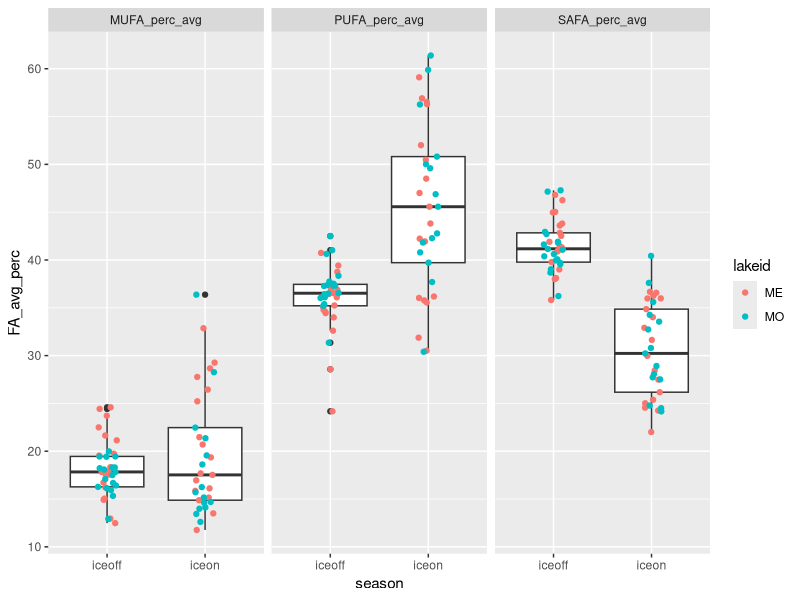
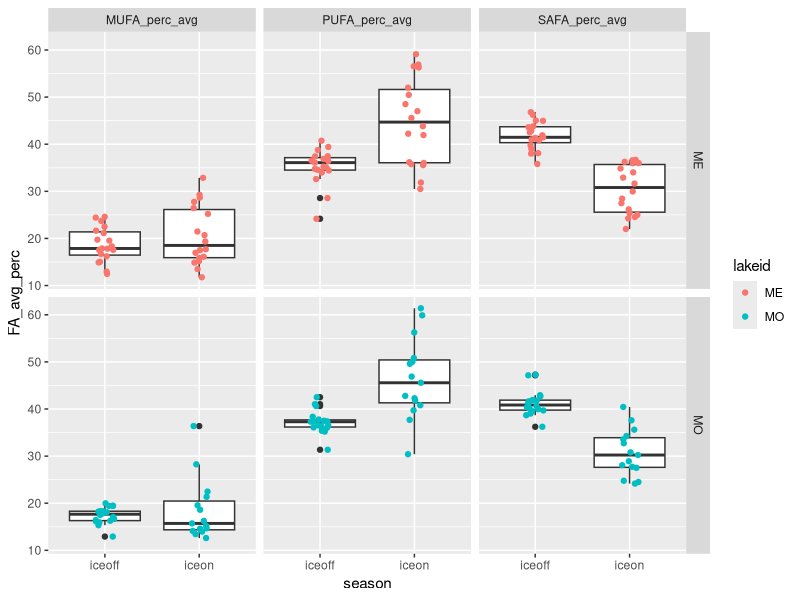
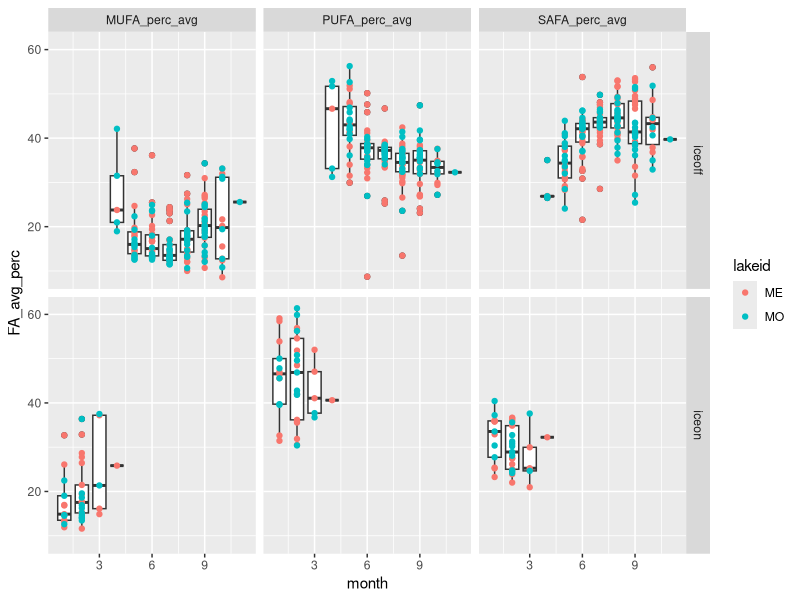
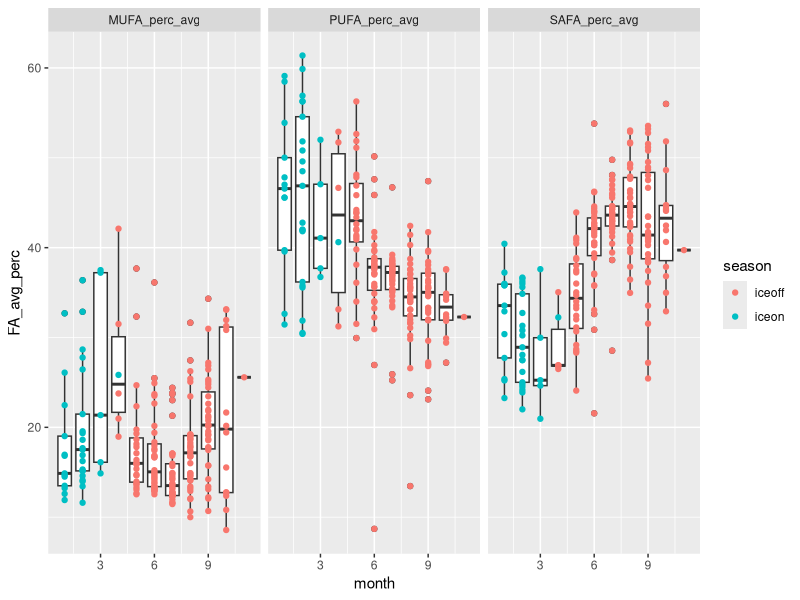
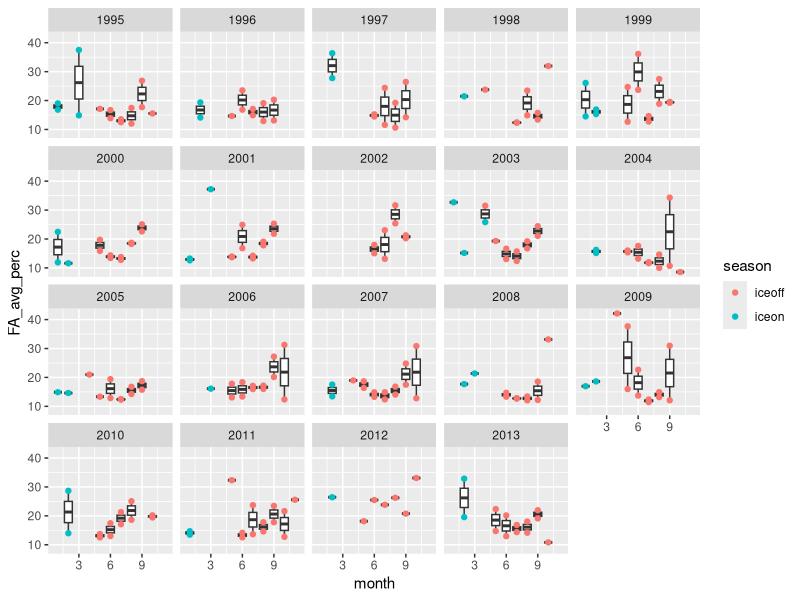
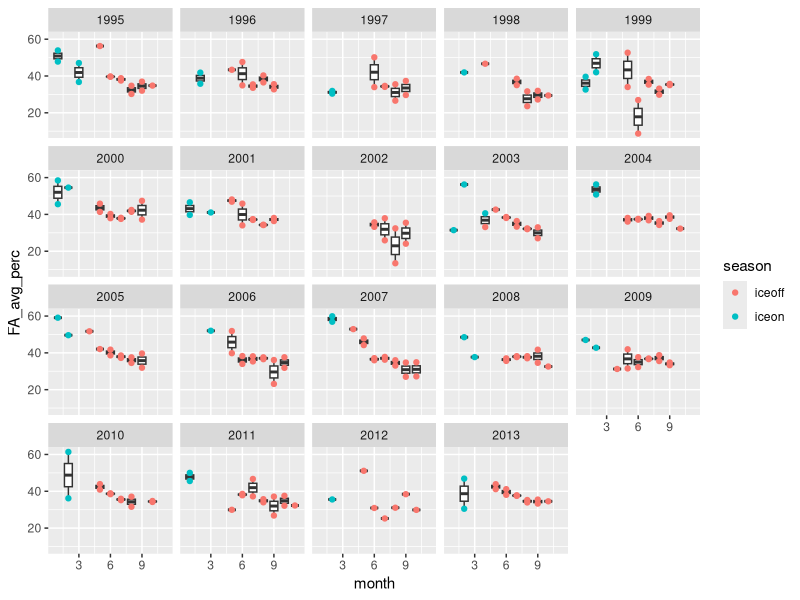
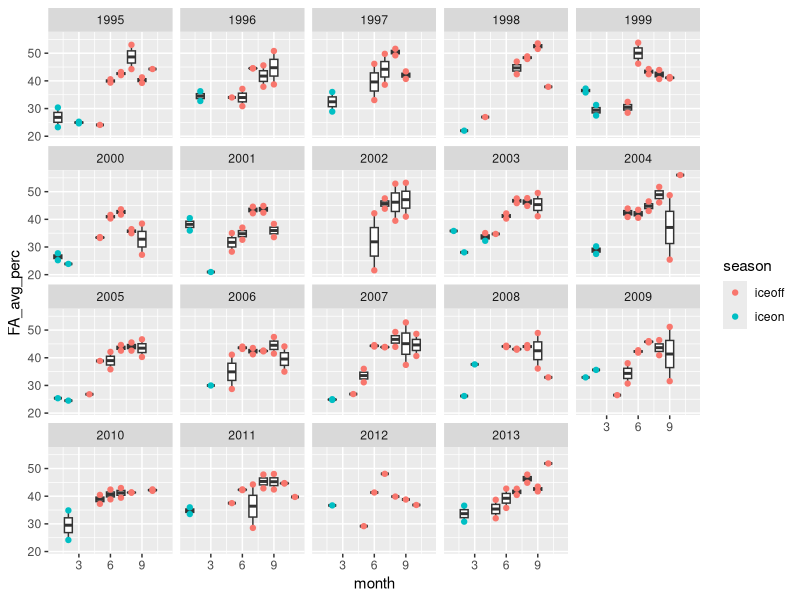

Reproduce these figures in R, in order.
# ============================================================== #
## ========================= OVERVIEW ========================= ##
# ============================================================== #

# Looking at iceon/iceoff community FA profiles
# Only using Lakes Mendota and Monona from LTER,
# as they have equivalent iceon/iceoff paired data
# Using AG PLoS paper FA dataset, with some aggregation/crosswalking
# to match LTER data.

# ============================================================== #
## =================== DATA WRANGLING STEPS =================== ##
# ============================================================== #

# 1) LTER data - read in, format dates, keep only ME/MO
# 2) read in iceon/iceoff data (ecology letters paper)
# 3) tag LTER data with season, keep only iceon/iceoff
# 4) aggregate LTER samples to month (mean taxa biomass by lake/year/month)
# 5) identify genera <5% of any sample - remove these genera
# 6) calculate dry weight (20% of wet weight)
# 7) read in FA PLoS data - keep freshwater, proportion data
# --> 7.5) fix FA/LTER group/division matches (see crosswalk.xlsx)
# 8) aggregate FA to genus and division level profiles
# 9) aggregate biomass to genus level
# 10) tag LTER data with whether has matching division/Group or genus in FA data
# 11) merge LTER with FA data (genus, division, NA matches)
# 12) weight FA data by biomass dry weight / total biomass 
#     (genus-level FA, independent of biomass)
# 13) aggregated weighted to community level 



# ============================================================== #
## ====================== SCRIPT BEGINS ======================= ##
# ============================================================== #

#load packages
library(dplyr)
library(reshape2)
library(tidyr)
library(lubridate)
library(vegan)
library(RColorBrewer)
library(ggplot2)

# ============================================================================
# ----> read in LTER phyto data

#read in, format dates so can stack ok 

madison <- read.csv("../Data/ntl88_v7.csv", stringsAsFactors = FALSE) %>% 
  mutate(date = as.Date(sampledate, format = "%m/%d/%Y")) %>% 
  select(-sampledate)

#only madison lakes have matching iceon/iceoff data
lter_lakes <- madison %>% 
  filter(lakeid %in% c("MO", "ME"))

#keep only necessary files
lter_lakes <- lter_lakes %>% 
  mutate(month = month(date),
         year = year(date)) %>% 
  select(lakeid, year, month, date, sta, depth_range, 
         division, genus, taxa_name, biomass_conc)

#=============================================================================
# ----> read in under ice data, for ice on/off timing
seasons_orig <- read.csv("../Data/under_ice_data.csv", stringsAsFactors = FALSE)

#keep only wisconsin, cols of interest, make start and end full dates
seasons_wisc <- seasons_orig %>% 
  filter(lakeregloc == "Wisconsin") %>% 
  select(year, season, lakename, lakeregloc, 
         startday, startmonth, startyear, 
         endday, endmonth, endyear) %>% #, 
  #iceduration, periodn, photicdepth, 
  #icedepth, snowdepth, airtemp) %>% 
  mutate(startmonum = match(startmonth, month.abb),
         endmonum = match(endmonth, month.abb)) %>% 
  mutate(startdate = paste(startyear, startmonum, startday, sep = "-"),
         enddate = paste(endyear, endmonum, endday, sep = "-"))

#unique(seasons_wisc$lakename)
#unique(lter_lakes$lakeid) %>% sort()

#make lakeid to match
seasons_lakes <- seasons_wisc %>% 
  mutate(lakeid = ifelse(lakename == "Lake Mendota", "ME", NA),
         lakeid = ifelse(lakename == "Lake Monona", "MO", lakeid)) %>% 
  select(season, lakeid, year, startdate, enddate) %>% 
  filter(lakeid %in% c("ME", "MO"))

# Note: we are losing the 2014/2015/2016 data by using this to subset
# we may want to go back to raw LTER ice data to get 2014/2015/2016 iceon/iceoff dates

#=============================================================================
# ----> LTER ice duration data (for seasons)

#this gets the ice, but we don't have the summer stratified period
#(which is problematic...)

#read in LTER ice duration data
duration <- read.csv("../Data/ntl33_v4.csv", stringsAsFactors = FALSE)

#look like what we need
head(duration)

#keep only relevant info
duration_relevant <- duration %>%
  #only interested in Mendota, Monona
  filter(lakeid %in% c("ME", "MO")) %>% 
  #can narrow down year range
  filter(year4 >= 1990)

#not sure what to do about this

#=============================================================================
# ----> tag data with season

lter_dates_only <- lter_lakes %>% 
  select(lakeid, year, date) %>% 
  unique() %>% 
  rename(sample_year = year) %>% 
  arrange(lakeid, sample_year)

#make seasons wide format to can have column "start", "sample", and "end" dates
seasons_lakes_wide <- seasons_lakes %>% 
  melt(id.vars = c("lakeid", "year", "season"), variable.name = "category", value.name = "date") %>% 
  mutate(seasons_category = paste(season, category, sep = "_")) %>% 
  select(-season, -category) %>% 
  dcast(lakeid + year ~ seasons_category, value.var = "date") %>% 
  rename(winter_yr = year) %>% 
  select(lakeid, winter_yr, iceon_startdate, iceon_enddate, iceoff_startdate, iceoff_enddate)

#we're only interested in iceon/iceoff
#(looking at ice vs stratified patterns in FA)

lter_seasons_pre <- merge(lter_dates_only, seasons_lakes_wide,
                      by = c("lakeid"), all.x = TRUE) %>% 
  #tag seasons with iceon/iceoff (NA if not fall within start/end dates)
  mutate(season = ifelse(date >= iceon_startdate & date <= iceon_enddate, "iceon", NA),
         season = ifelse(date >= iceoff_startdate & date <= iceoff_enddate, "iceoff", season)) %>% 
  #keep only samples that fall within iceon or iceoff
  filter(!is.na(season))

#merge back to full lter data
lter_seasons <- lter_seasons_pre %>% 
  #group things by *winter* year
  select(lakeid, date, winter_yr, season) %>% 
  merge(lter_lakes, by = c("lakeid", "date")) %>% 
  select(-year)

#=============================================================================
# ----> aggregate samples to month

#aggregate to month within *winter* year and lake (ignore station and depth for now)
#since ignoring "other" seasons, shouldn't have issue of sample dates across seasons

#using mean since some dates have multiple samples per month, while others have one or none
#using averages to account for multiple within-month samples, make comparable

lter_month <- lter_seasons %>% 
  #monthly taxa mean biomass (across stations and depth)
  group_by(lakeid, winter_yr, season, month, division, genus, taxa_name) %>% 
  summarize(biomass_ww_m = mean(biomass_conc, na.rm = TRUE)) %>% 
  as.data.frame()

#check out number of years
# lter_month %>% 
#   select(lakeid, winter_yr, season) %>% 
#   group_by(lakeid, season) %>% 
#   summarize(n = n_distinct(winter_yr))


#========================================================================
# ----> identify <5% of samples

#identify contributors (genus-level) <5% of any sample any date (within lake)
#use wet weight (shouldn't matter)

#find contributions to biomass, in terms of %
lter_contribs <- lter_month %>% 
  #for each lake/year/month, find total biomass
  group_by(lakeid, winter_yr, month) %>% 
  mutate(total_bm = sum(biomass_ww_m)) %>% 
  ungroup() %>% 
  #for lake/date, find genus biomass
  group_by(lakeid, winter_yr, month, genus) %>% 
  mutate(genus_bm = sum(biomass_ww_m)) %>% 
  as.data.frame() %>% 
  select(-taxa_name, -biomass_ww_m) %>% 
  #find percent genus biomass of total biomass
  mutate(perc_genus_bm = genus_bm / total_bm * 100) %>% 
  ungroup()  

#find genera that are ever over 5% of a sample BY LAKE
lter_high_contrib <- lter_contribs %>% 
  filter(perc_genus_bm >= 0.05)

lter_high_contrib_genera <- lter_high_contrib %>% 
  select(lakeid, genus) %>% 
  unique() %>% 
  arrange(lakeid, genus) %>% 
  mutate(high_p = "present")

#find genera that are NOT ever over 5% of a sample
lter_low_contrib <- lter_contribs %>% 
  filter(perc_genus_bm < 0.05) 

lter_low_contrib_genera <- lter_low_contrib %>% 
  select(lakeid, genus) %>% 
  unique() %>% 
  arrange(lakeid, genus) %>% 
  mutate(low_p = "present")

#merge, keep ones that are present in low and not in high
#(i.e., those that are never >=5% of a sample)
lter_remove_5 <- merge(lter_high_contrib_genera, lter_low_contrib_genera,
                       by = c("lakeid", "genus"), all = TRUE) %>% 
  #these are ones that are never >=5% of a lake sample
  filter(low_p == "present" & is.na(high_p))


#========================================================================
# ----> LTER after removals of low contributors

#by lake/date - total genus biomass AFTER remove low contribs
lter_after_remove <- lter_month %>% 
  #remove low contributors by lake and genus
  filter( !((lakeid %in% lter_remove_5$lakeid) & (genus %in% lter_remove_5$genus)) ) 

#add a dry weight biomass column
lter_use <- lter_after_remove %>% 
  mutate(biomass_dw = 0.20 * biomass_ww_m)


#========================================================================
# ----> read in fatty acid profiles

# read in PLoS fatty acid dataset
fa <- read.csv("../Data/PLoS_supp/S1_Dataset.csv", stringsAsFactors = FALSE)

#only want freshwater
#fa %>% group_by(Salinity) %>% summarize(n = length(Salinity))
fa_fresh <- filter(fa, Salinity == 0)

#want only proportion data
fa_fresh_prop <- filter(fa_fresh, Data == "prop")

#for now, we don't care about the experimental info
fa_fresh_prop_small <- fa_fresh_prop %>% 
  select(Group, Class, Order, Genus, species,
         sumSAFA, sumMUFA, sumPUFA,
         c18.2w6, c18.3w6, c18.3w3,
         c18.4w3, c18.5w3, 
         c20.4w6, c20.5w3, c22.6w3)

#========================================================================
# ----> fix FA/LTER group/division matches

#existing matches: Chlorophyta, Cryptophyta, Rhodophyta

#make match at group/division level: 
#   Cyanobacteria (FA) = Cyanophyta (LTER)
#   Dinophyta (FA) = Pyrrhophyta (LTER)
#   Euglenozoa (FA) = Euglenophyta (LTER)

#match division to non-group
#   Chrysophyta (LTER) = class Chrysophyceae (FA)
#   Xanthophyta (LTER) = class Xanthophyceae (FA)
#   Haptophyta (LTER) = genus Chromulina (FA)
#   Bacillariophyta (LTER) = average of classes 
#                 Bacillariophyceae, Fragilariophyceae, Coscinodiscophyceae (FA)
#       [Bacillariophyta is multiple classes - for these 3 classes, find average FA profile]

fa_fix <- fa_fresh_prop_small %>% 
  #first, match at group level
  mutate(GroupDiv = ifelse(Group == "Cyanobacteria", "Cyanophyta", Group),
         GroupDiv = ifelse(Group == "Dinophyta", "Pyrrhophyta", GroupDiv),
         GroupDiv = ifelse(Group == "Euglenozoa", "Euglenophyta", GroupDiv),
         #match at single class level
         GroupDiv = ifelse(Class == "Chrysophyceae", "Chrysophyta", GroupDiv),
         GroupDiv = ifelse(Class == "Xanthophyceae", "Xanthophyta", GroupDiv),
         #match at genus level
         GroupDiv = ifelse(Genus == "Chromulina", "Haptophyta", GroupDiv),
         #Bacillariophyta is multiple classes
         GroupDiv = ifelse(Class %in% c("Bacillariophyceae", "Fragilariophyceae", "Coscinodiscophyceae"),
                           "Bacillariophyta", GroupDiv))

# fa_fix %>% select(Group, GroupDiv) %>% unique()
# fa_fix %>% filter(GroupDiv %in% c("Bacillariophyta", "Xanthophyta")) %>% select(Group, Class, GroupDiv) %>% unique()
# fa_fix %>% filter(GroupDiv == "Haptophyta") %>% select(Group, Class, Genus, GroupDiv) %>% unique()
# #yes, works as it should


#========================================================================
# ----> tag LTER data with whether matching genus/division in FA data

lter_fa_tag <- lter_use %>%
  #tag at which level it matches
  #not that groupdiv level is a combination of groups/classes/genus
  mutate(cat = ifelse(division %in% fa_fix$GroupDiv, "groupdiv", NA)) %>%
  mutate(cat = ifelse(genus %in% fa_fix$Genus, "genus", cat))

tags <- lter_fa_tag %>% select(division, genus, cat) %>% unique()

# unique(fa_fix$GroupDiv) %>% sort()
# unique(lter_use$division) %>% sort()


#========================================================================
# ----> find FA genus and division-level profiles

#within genus, what's the average FA profile
fa_genus <- fa_fix %>% 
  group_by(GroupDiv, Genus) %>% 
  summarize(gen_avg_sumSAFA = mean(sumSAFA),
            gen_avg_sumMUFA = mean(sumMUFA),
            gen_avg_sumPUFA = mean(sumPUFA),
            gen_avg_c18.2w6 = mean(c18.2w6),
            gen_avg_c18.3w6 = mean(c18.3w6),
            gen_avg_c18.3w3 = mean(c18.3w3),
            gen_avg_c18.4w3 = mean(c18.4w3),
            gen_avg_c18.5w3 = mean(c18.5w3),
            gen_avg_c20.4w6 = mean(c20.4w6),
            gen_avg_c20.5w3 = mean(c20.5w3),
            gen_avg_c22.6w3 = mean(c22.6w3)) %>% 
  as.data.frame()

#within group/div (FA/LTER fixed croswalk), what's the average FA profile
fa_groupdiv <- fa_fix %>% 
  group_by(GroupDiv) %>% 
  summarize(grpdiv_avg_sumSAFA = mean(sumSAFA),
            grpdiv_avg_sumMUFA = mean(sumMUFA),
            grpdiv_avg_sumPUFA = mean(sumPUFA),
            grpdiv_avg_c18.2w6 = mean(c18.2w6),
            grpdiv_avg_c18.3w6 = mean(c18.3w6),
            grpdiv_avg_c18.3w3 = mean(c18.3w3),
            grpdiv_avg_c18.4w3 = mean(c18.4w3),
            grpdiv_avg_c18.5w3 = mean(c18.5w3),
            grpdiv_avg_c20.4w6 = mean(c20.4w6),
            grpdiv_avg_c20.5w3 = mean(c20.5w3),
            grpdiv_avg_c22.6w3 = mean(c22.6w3)) %>% 
  as.data.frame()


#========================================================================
# ----> aggregate biomass to GENUS
# when missing genus, stick with GENUS biomass but sub in DIVISION fatty acid profile

#aggregate biomass to genus
lter_level_bm <- lter_use %>% 
  group_by(lakeid, winter_yr, season, month, division, genus) %>% 
  summarize(bm_ww_g = sum(biomass_ww_m, na.rm = TRUE),
         bm_drw_g = sum(biomass_dw, na.rm = TRUE)) %>% 
  as.data.frame() 

#merge with tag info
lter_level_bm_tag <- merge(lter_level_bm, tags, by = c("division", "genus"), all = TRUE)

# lter_level_bm_tag %>%
#   select(division, genus, cat) %>%
#   unique() %>%
#   group_by(cat) %>%
#   summarize(n = length(cat)) %>%
#   as.data.frame()

#        cat  n
# 1    genus 35
# 2 groupdiv 95
# 3     <NA>  1

#========================================================================
# ----> merge with FA profiles

# --> genus level FA - matches genus-level biomass
# merges GENUS level biomass with GENUS level FA profiles
tags_fa_genus <- lter_level_bm_tag %>% 
  #only looking at genus-level matches
  filter(cat == "genus") %>% 
  #rename for downstream stacking
  rename(biomass_wet_weight = bm_ww_g,
         biomass_dry_weight = bm_drw_g) %>% 
  #merge with FA genus level data
  merge(fa_genus,  
        by.x = "genus", by.y = "Genus",
        all.x = TRUE) %>% 
  #organize columns
  select(GroupDiv, genus, cat, lakeid, winter_yr, month, season,
         biomass_wet_weight, biomass_dry_weight,
         gen_avg_sumSAFA,
         gen_avg_sumMUFA,
         gen_avg_sumPUFA,
         gen_avg_c18.2w6,
         gen_avg_c18.3w6,
         gen_avg_c18.3w3,
         gen_avg_c18.4w3,
         gen_avg_c18.5w3,
         gen_avg_c20.4w6,
         gen_avg_c20.5w3,
         gen_avg_c22.6w3)

#remove labels in headers
names(tags_fa_genus) <- gsub("gen_avg_", "", names(tags_fa_genus))

# --> division level FA - matches division level biomass
# merges GENUS level biomass with DIVISION level FA profiles
# (missing genera in FA get division level FA)
tags_fa_groupdiv <- lter_level_bm_tag %>% 
  #keep only those matching at groupdiv level
  filter(cat == "groupdiv") %>% 
  #rename for downstream stacking
  rename(biomass_wet_weight = bm_ww_g,
         biomass_dry_weight = bm_drw_g) %>% 
  #merge with FA division/group level data
  #merge with FA genus level data
  merge(fa_groupdiv,  
        by.x = "division", by.y = "GroupDiv",
        all.x = TRUE) %>% 
  rename(GroupDiv = division) %>% 
  #organize columns
  select(GroupDiv, genus, cat, lakeid, winter_yr, month, season,
         biomass_wet_weight, biomass_dry_weight,
         grpdiv_avg_sumSAFA,
         grpdiv_avg_sumMUFA,
         grpdiv_avg_sumPUFA,
         grpdiv_avg_c18.2w6,
         grpdiv_avg_c18.3w6,
         grpdiv_avg_c18.3w3,
         grpdiv_avg_c18.4w3,
         grpdiv_avg_c18.5w3,
         grpdiv_avg_c20.4w6,
         grpdiv_avg_c20.5w3,
         grpdiv_avg_c22.6w3)

#remove labels in headers
names(tags_fa_groupdiv) <- gsub("grpdiv_avg_", "", names(tags_fa_groupdiv))

# --> does NOT have associated FA
#leaving biomass at genus level
tags_fa_NA <- lter_level_bm_tag %>% 
  filter(is.na(cat)) %>% 
  rename(biomass_wet_weight = bm_ww_g,
         biomass_dry_weight = bm_drw_g) %>% 
  rename(GroupDiv = division) %>% 
  select(GroupDiv, genus, cat, lakeid, winter_yr, month, season,
         biomass_wet_weight, biomass_dry_weight) %>% 
  #add NA columns
  mutate(          sumSAFA = NA,
                   sumMUFA = NA,
                   sumPUFA = NA,
                   c18.2w6 = NA,
                   c18.3w6 = NA,
                   c18.3w3 = NA,
                   c18.4w3 = NA,
                   c18.5w3 = NA,
                   c20.4w6 = NA,
                   c20.5w3 = NA,
                   c22.6w3 = NA)

# --> merge together
full_dat <- rbind(tags_fa_genus, tags_fa_groupdiv, tags_fa_NA)


#========================================================================
# ----> weight FA profiles by biomass

# Data == "prop" is FA % of dry weight
# so it's a fatty acid proportion of dry weight (of genus or division, by cat)

# What we want is "what are the average proportions of SAFA, MUFA, PUFA 
# present in the community, irrespective of total biomass?" 
# (i.e. we know there is higher biomass in summer - the Circus Circus buffet)
# SH: pretty sure that what we want then is:(biomass_dry_weight * sumSAFA)/total dry weight

full_dat_weighted <- full_dat %>% 
  #find total dry weight biomass for each *sample point*
  group_by(lakeid, winter_yr, season, month) %>% 
  mutate(sample_date_dry_weight_total = sum(biomass_dry_weight)) %>% 
  ungroup() %>% 
  #weight FA by biomass - per row (genus within sample date)
  #if FA is % dry weight, then FA * dry weight = biomass of that FA
  #here, sample_date_dry_weight_total is community-level biomass
  #FA props are genus-level
  mutate(sumSAFA_prop = (biomass_dry_weight * sumSAFA)/sample_date_dry_weight_total,
         sumMUFA_prop = (biomass_dry_weight * sumMUFA)/sample_date_dry_weight_total,
         sumPUFA_prop = (biomass_dry_weight * sumPUFA)/sample_date_dry_weight_total,
         c18.2w6_prop = (biomass_dry_weight * c18.2w6)/sample_date_dry_weight_total,
         c18.3w6_prop = (biomass_dry_weight * c18.3w6)/sample_date_dry_weight_total,
         c18.3w3_prop = (biomass_dry_weight * c18.3w3)/sample_date_dry_weight_total,
         c18.4w3_prop = (biomass_dry_weight * c18.4w3)/sample_date_dry_weight_total,
         c18.5w3_prop = (biomass_dry_weight * c18.5w3)/sample_date_dry_weight_total,
         c20.4w6_prop = (biomass_dry_weight * c20.4w6)/sample_date_dry_weight_total,
         c20.5w3_prop = (biomass_dry_weight * c20.5w3)/sample_date_dry_weight_total,
         c22.6w3_prop = (biomass_dry_weight * c22.6w3)/sample_date_dry_weight_total) %>% 
  as.data.frame()

#filter(full_dat_weighted, lakeid == "MO" & winter_yr == 2002 & month == 8)

#keep only columns of interest
full_dat_weighted_small <- full_dat_weighted %>% 
  select(GroupDiv, genus, cat, lakeid, winter_yr, month, season, 
         sumSAFA_prop, sumMUFA_prop, sumPUFA_prop,
         c18.2w6_prop, c18.3w6_prop, c18.3w3_prop,
         c18.4w3_prop, c18.5w3_prop,
         c20.4w6_prop, c20.5w3_prop, c22.6w3_prop)

#this is basically saying:
#for each time point, a genus has some proportion FAs
#we want to aggregate to community, then to season

#ADD UP all MUFA/PUFA/SAFA within a community
#to get community-level amount
#I have proved to myself using pen, paper, and basic algebra that this will work

full_dat_weighted_date_FA <- full_dat_weighted_small %>% 
  #get community-level FA props for each time point
  group_by(lakeid, winter_yr, month, season) %>% 
  summarize(MUFA_perc = sum(sumMUFA_prop, na.rm = TRUE),
            PUFA_perc = sum(sumPUFA_prop, na.rm = TRUE),
            SAFA_perc = sum(sumSAFA_prop, na.rm = TRUE)) %>% 
  as.data.frame()

# summary(full_dat_weighted_date_FA) 

# #now aggregate to season - find average MUFA/PUFA/SAFA profile for each season (all years, boths lakes)
# full_dat_weighted_date_FA %>% 
#   group_by(season) %>% 
#   summarize(MUFA_perc_avg = mean(MUFA_perc),
#             PUFA_perc_avg = mean(PUFA_perc),
#             SAFA_perc_avg = mean(SAFA_perc)) %>% 
#   as.data.frame()
# #doesn't quite add up to 100%, more like 95%, but not unexpected since on average

#aggregate to lake/month/year/season
full_dat_weighted_month_season_FA <- full_dat_weighted_date_FA %>% 
  #aggregate across months within season, find average FAs
  group_by(lakeid, winter_yr, season, month) %>% 
  summarize(MUFA_perc_avg = mean(MUFA_perc, na.rm = TRUE),
            PUFA_perc_avg = mean(PUFA_perc, na.rm = TRUE),
            SAFA_perc_avg = mean(SAFA_perc, na.rm = TRUE)) %>% 
  as.data.frame()

#aggregate to lake/year/season
full_dat_weighted_yr_season_FA <- full_dat_weighted_date_FA %>% 
  #aggregate across months within season, find average FAs
  group_by(lakeid, winter_yr, season) %>% 
  summarize(MUFA_perc_avg = mean(MUFA_perc, na.rm = TRUE),
            PUFA_perc_avg = mean(PUFA_perc, na.rm = TRUE),
            SAFA_perc_avg = mean(SAFA_perc, na.rm = TRUE)) %>% 
  as.data.frame()
#note: doesn't add up to quite 100% (working with averages)
#also, data only goes to 2013 (may need to adjust iceon/iceoff dates from raw LTER snow/ice data)


summary(full_dat_weighted_yr_season_FA)
#MUFA: 11-36
#PUFA: 24-61
#SAFA: 22-47

# ============================================================== #
## ========= END OF DATA WRANGLING - ANALYSIS BEGINS ========== ##
# ============================================================== #

# ----> make lake/year/season data long for plotting and analysis

dat_yr_long <- full_dat_weighted_yr_season_FA %>% 
  melt(id.vars = c("lakeid", "winter_yr", "season")) %>% 
  rename(FA_type = variable, FA_avg_perc = value)

#check out data
head(dat_yr_long)

#plot it up - FAs by season
ggplot(data=dat_yr_long, aes(x=season, y=FA_avg_perc)) +
  #boxplot
  geom_boxplot() +
  #points, not overlapping, colored by lake
  geom_jitter(width = 0.1, aes(color = lakeid)) +
  #split by FA type
  facet_wrap(~FA_type)

#MUFA shows no diff, but PUFA/SAFA do:
#PUFA higher in winter, SAFA higher in summer
  
#try ANOVAs - looking at lakes together

#MUFA
mufa1 <- aov(FA_avg_perc ~ season, dat = filter(dat_yr_long, FA_type == "MUFA_perc_avg"))
summary(mufa1) #p=0.175- does not differ by season

#PUFA
pufa1 <- aov(FA_avg_perc ~ season, dat = filter(dat_yr_long, FA_type == "PUFA_perc_avg"))
summary(pufa1) #p<<0.001 (PUFA signif higher in winter)

#SAFA
safa1 <- aov(FA_avg_perc ~ season, dat = filter(dat_yr_long, FA_type == "SAFA_perc_avg"))
summary(safa1) #p<<0.001 (SAFA signif higher in summer)

#what if split lakes?
ggplot(data=dat_yr_long, aes(x=season, y=FA_avg_perc)) +
  #boxplot
  geom_boxplot() +
  #points, not overlapping, colored by lake
  geom_jitter(width = 0.1, aes(color = lakeid)) +
  #combos of laketype and FA type
  facet_grid(lakeid~FA_type)

#same trends - MUFA no diff, PUFA higher in winter, SAFA higher in summer

# ----> check out months within seasons (plots)

#make long
dat_month_long <- full_dat_weighted_month_season_FA %>% 
  melt(id.vars = c("lakeid", "winter_yr", "season", "month")) %>% 
  rename(FA_type = variable, FA_avg_perc = value)

#check out
head(dat_month_long)

#plot FA by category and month, between seasons, colored by lake
ggplot(data=dat_month_long, aes(x=month, y=FA_avg_perc, group = month)) +
  #boxplot
  geom_boxplot() +
  #points, colored by lake
  geom_point(aes(color = lakeid)) +
  #combos of season/FA type
  facet_grid(season ~ FA_type)

#together, colored by season not lake
ggplot(data=dat_month_long, aes(x=month, y=FA_avg_perc, group = month)) +
  #boxplot
  geom_boxplot() +
  #points, colored by season
  geom_point(aes(color = season)) +
  #split FAs to different plots
  facet_wrap(~FA_type)

#confirms: PUFA down during summer, SAFA up during summer

#only MUFA across years
ggplot(data=filter(dat_month_long, FA_type == "MUFA_perc_avg"), 
       aes(x=month, y=FA_avg_perc, group = month)) +
  #boxplot
  geom_boxplot() +
  #points, colored by season
  geom_point(aes(color = season)) +
  #years
  facet_wrap(~winter_yr)

#only PUFA across years
ggplot(data=filter(dat_month_long, FA_type == "PUFA_perc_avg"), 
       aes(x=month, y=FA_avg_perc, group = month)) +
  #boxplot
  geom_boxplot() +
  #points, colored by season
  geom_point(aes(color = season)) +
  #years
  facet_wrap(~winter_yr)

#only SAFA across years
ggplot(data=filter(dat_month_long, FA_type == "SAFA_perc_avg"), 
       aes(x=month, y=FA_avg_perc, group = month)) +
  #boxplot
  geom_boxplot() +
  #points, colored by season
  geom_point(aes(color = season)) +
  #years
  facet_wrap(~winter_yr)

#fewer samples in iceon, higher variance, when look at year/year
